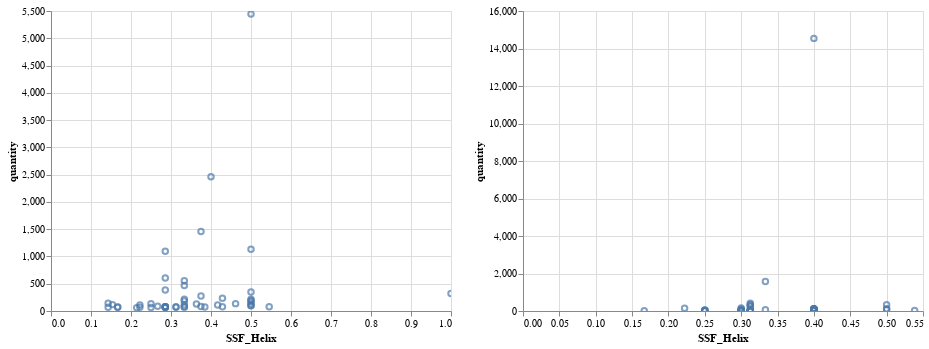

Source (notebook cell):
### Code cell
ci = alt.Chart(i).mark_point().encode(
x = 'SSF_Helix',
y = 'quantity').interactive()

cf = alt.Chart(f).mark_point().encode(
x = 'SSF_Helix',
y = 'quantity').interactive()

ci | cf
